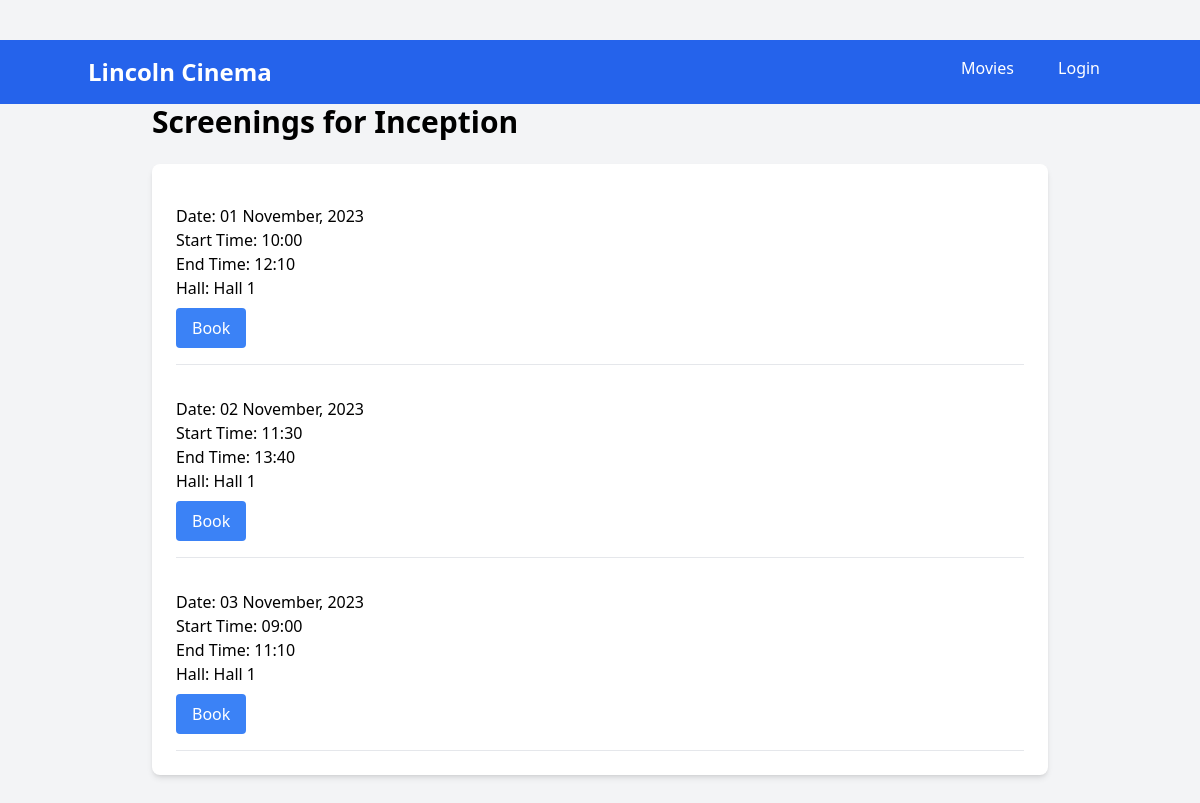
The app's page /movies/1/screenings with its own data.
### models/movieModel.py (models this page shows, shortened)
class Movie(db.Model):
    __tablename__ = 'movies'
    id = db.Column(db.Integer, primary_key=True)
    title = db.Column(db.String, nullable=False)
    language = db.Column(db.String)
    genre = db.Column(db.String)
    releaseDate = db.Column(db.DateTime)
    durationMins = db.Column(db.Integer)
    country = db.Column(db.String)
    description = db.Column(db.String)
    status = db.Column(db.Enum(MovieStatus), nullable=False, default=MovieStatus.ACTIVE)
    screenings = relationship("Screening", backref="movies")
    @staticmethod
    def getMovieById(movieId: int) -> "Movie":
        return Movie.query.get(movieId)

class Screening(db.Model):
    __tablename__ = 'screenings'
    id = db.Column(db.Integer, primary_key=True)
    screeningDate = db.Column(db.DateTime, nullable=False)
    startTime = db.Column(db.DateTime, nullable=False)
    endTime = db.Column(db.DateTime, nullable=False)
    hallId = db.Column(db.Integer, db.ForeignKey('cinemaHalls.id'))
    status = db.Column(db.Enum(ScreeningStatus), nullable=False, default=ScreeningStatus.ACTIVE)
    movieId = db.Column(db.Integer, db.ForeignKey('movies.id'))
    movie = relationship('Movie', back_populates='screenings')
    hall = relationship('CinemaHall', back_populates='screenings')
    bookings = relationship('Booking', back_populates='screening')

class CinemaHall(db.Model):
    __tablename__ = 'cinemaHalls'
    id = db.Column(db.Integer, primary_key=True)
    name = db.Column(db.String, nullable=False)
    totalSeats = db.Column(db.Integer, nullable=False)
    seats = relationship('CinemaHallSeat', back_populates='hall')
    screenings = relationship('Screening', back_populates='hall')

### routes/routes.py (the view)
@movie_bp.route('/movies/<movieId>/screenings', methods=['GET', 'POST'])
def showMovieScreenings(movieId):
    return MovieController.viewMovieScreenings(movieId)

### controllers/movieController.py (called while the page is built)
    @staticmethod
    def viewMovieScreenings(movieId: int):
        movie = Movie.getMovieById(movieId)
        if movie:
            screeningList = movie.screenings
        else:
            screeningList = []
        return render_template("movieScreenings.html", screeningList=screeningList)

### templates/movieScreenings.html (shortened to what this page needs)
{% extends 'base.html' %}
{% block content %}
<div class="container mx-auto max-w-4xl">
    <h1 class="text-3xl font-bold mb-6">Screenings for {{ screeningList[0].movie.title if screeningList else 'this Movie' }}</h1>
    <div class="bg-white p-6 rounded-lg shadow-md space-y-4">
        {% if screeningList %}
            {% for screening in screeningList %}
                <div class="border-b border-gray-200 py-4">
                    <p><span class="font-medium">Date:</span> {{ screening.screeningDate.strftime('%d %B, %Y') }}</p>
                    <p><span class="font-medium">Start Time:</span> {{ screening.startTime.strftime('%H:%M') }}</p>
                    <p><span class="font-medium">End Time:</span> {{ screening.endTime.strftime('%H:%M') }}</p>
                    <p><span class="font-medium">Hall:</span> {{ screening.hall.name }}</p>
                    <a href="{{ url_for('movies.selectSeats', screeningId=screening.id) }}" class="mt-2 inline-block bg-blue-500 text-white px-4 py-2 rounded hover:bg-blue-600 transition duration-150">Book</a>
                </div>
            {% endfor %}
        {% else %}
            <p class="text-gray-500">No screenings available for this movie.</p>
        {% endif %}
    </div>
</div>
{% endblock %}

### records on screen
Movie: title "Inception"
Screening: screeningDate "01 November, 2023", startTime "10:00", endTime "12:10", hall.name "Hall 1"
Screening: screeningDate "02 November, 2023", startTime "11:30", endTime "13:40", hall.name "Hall 1"
Screening: screeningDate "03 November, 2023", startTime "09:00", endTime "11:10", hall.name "Hall 1"
